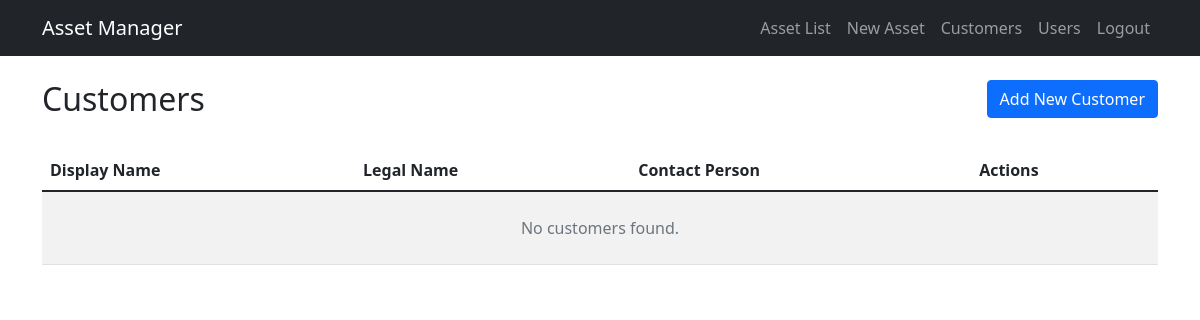
/customers/ (signed in), run on an earlier commit of the app's database.
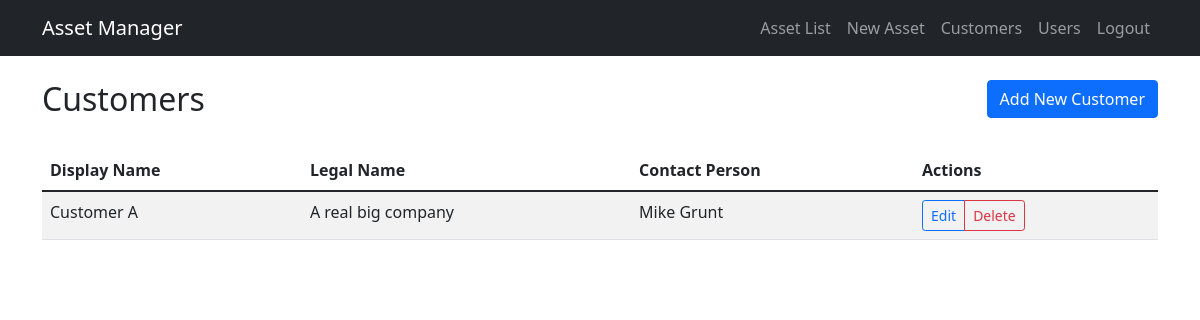
And on a later commit of the database.
### assets/models.py (models this page shows, shortened)
class Customer(models.Model):
    user = models.OneToOneField(User, on_delete=models.CASCADE)
    display_name = models.CharField(max_length=100, default="Customer A")
    legal_name = models.CharField(max_length=200, default="A real big company")
    contact_person = models.CharField(max_length=100, default="Mike Cunt")
    created_at = models.DateTimeField(auto_now_add=True)
    updated_at = models.DateTimeField(auto_now=True)
    class Meta:
        ordering = ['display_name']

### assets/views.py (the view)
# urls.py: path('customers/', CustomerListView.as_view(), name='customer-list'),
class CustomerListView(LoginRequiredMixin, ListView):
    model = Customer
    template_name = 'assets/customer_list.html'
    context_object_name = 'customers'
    def get_queryset(self):
        if hasattr(self.request.user, 'userrole') and self.request.user.userrole.role in ['admin', 'manager']:
            return Customer.objects.all()
        elif hasattr(self.request.user, 'userrole'):
            return self.request.user.userrole.customers.all()
        return Customer.objects.none()

### assets/templates/assets/customer_list.html
{% extends "base.html" %}
{% block content %}
<div class="container mt-4">
    <div class="row mb-4">
        <div class="col">
            <h2>Customers</h2>
        </div>
        {% if user.is_staff %}
        <div class="col text-end">
            <a href="{% url 'customer-create' %}" class="btn btn-primary">Add New Customer</a>
        </div>
        {% endif %}
    </div>
    <div class="table-responsive">
        <table class="table table-striped">
            <thead>
                <tr>
                    <th>Display Name</th>
                    <th>Legal Name</th>
                    <th>Contact Person</th>
                    {% if user.userrole.role in 'admin,manager' %}
                    <th>Actions</th>
                    {% endif %}
                </tr>
            </thead>
            <tbody>
                {% for customer in customers %}
                <tr>
                    <td>{{ customer.display_name }}</td>
                    <td>{{ customer.legal_name }}</td>
                    <td>{{ customer.contact_person }}</td>
                    {% if user.userrole.role in 'admin,manager' %}
                    <td>
                        <div class="btn-group">
                            <a href="{% url 'customer-update' customer.pk %}" class="btn btn-sm btn-outline-primary">Edit</a>
                            <a href="{% url 'customer-delete' customer.pk %}" class="btn btn-sm btn-outline-danger">Delete</a>
                        </div>
                    </td>
                    {% endif %}
                </tr>
                {% empty %}
                <tr>
                    <td colspan="4" class="text-center text-muted">
                        <p class="my-3">No customers found.</p>
                    </td>
                </tr>
                {% endfor %}
            </tbody>
        </table>
    </div>
</div>
{% endblock %}

What changed in the data, as far as the page shows it:
now on this page (row edited): Customer: display_name "Customer A", legal_name "A real big company", contact_person "Mike Grunt"
Also different on the page:
text no longer shown: "No customers found."
